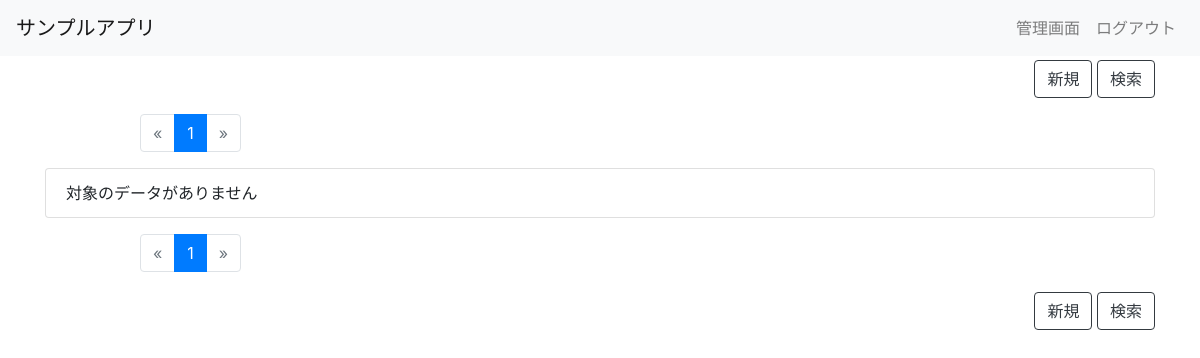
The page / (signed in) on the database as committed earlier.
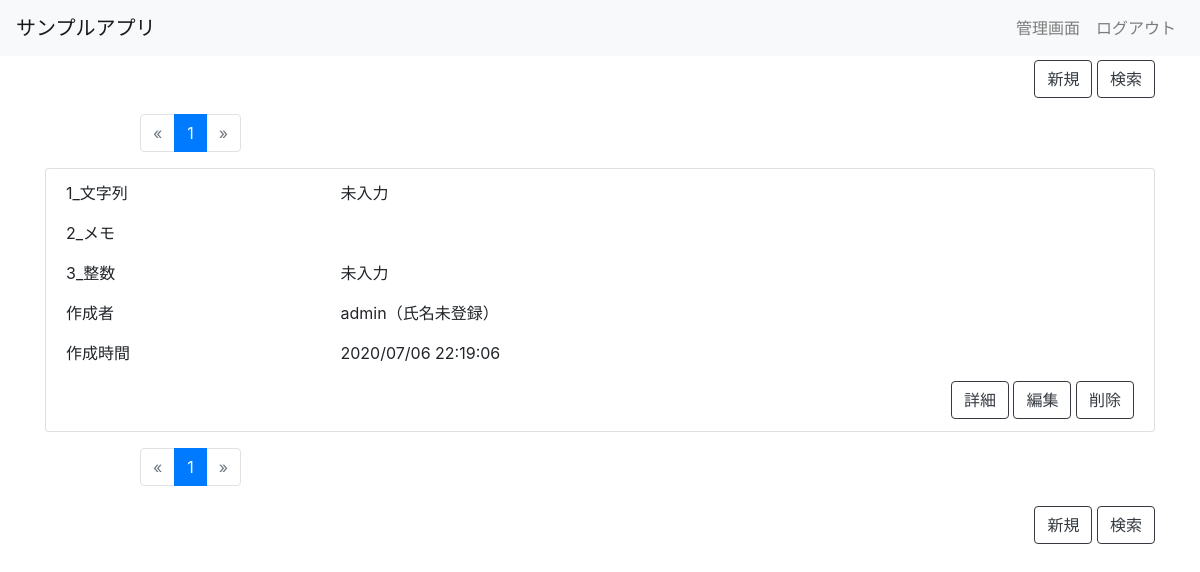
The same page on the database as committed later.
### app/models.py (models this page shows, shortened)
class Item(models.Model):
    sample_1 = models.CharField(
        verbose_name='サンプル項目1 文字列',
        max_length=20,
        blank=True,
        null=True,
    )
    sample_2 = models.TextField(
        verbose_name='サンプル項目2 メモ',
        blank=True,
        null=True,
    )
    sample_3 = models.IntegerField(
        verbose_name='サンプル項目3 整数',
        blank=True,
        null=True,
    )
    sample_4 = models.FloatField(
        verbose_name='サンプル項目4 浮動小数点',
        blank=True,
        null=True,
    )
    sample_5 = models.DecimalField(
        verbose_name='サンプル項目5 固定小数点',
        max_digits=5,
        decimal_places=2,
        blank=True,
        null=True,
    )
    sample_6 = models.BooleanField(
        verbose_name='サンプル項目6 ブール値',
    )
    sample_7 = models.DateField(
        verbose_name='サンプル項目7 日付',
        blank=True,
        null=True,
    )
    sample_8 = models.DateTimeField(
        verbose_name='サンプル項目8 日時',
        blank=True,
        null=True,
    )
    sample_9_choice = (
        (1, '選択１'),
        (2, '選択２'),
        (3, '選択３'),
    )
    sample_9 = models.IntegerField(
        verbose_name='サンプル項目9_選択肢（固定）',
        choices=sample_9_choice,
        blank=True,
        null=True,
    )
    sample_10 = models.ForeignKey(
        User,
        verbose_name='サンプル項目10_選択肢（マスタ連動）',
        blank=True,
        null=True,
        related_name='sample_10',
        on_delete=models.SET_NULL,
    )
    created_by = models.ForeignKey(
        User,
        verbose_name='作成者',
        blank=True,
        null=True,
        related_name='CreatedBy',
        on_delete=models.SET_NULL,
        editable=False,
    )
    created_at = models.DateTimeField(
        verbose_name='作成時間',
        blank=True,
        null=True,
        editable=False,
    )
    updated_by = models.ForeignKey(
        User,
        verbose_name='更新者',
        blank=True,
        null=True,
        related_name='UpdatedBy',
        on_delete=models.SET_NULL,
        editable=False,
    )
    updated_at = models.DateTimeField(
        verbose_name='更新時間',
        blank=True,
        null=True,
        editable=False,
    )
    class Meta:
        verbose_name = 'サンプル'
        verbose_name_plural = 'サンプル'

### users/models.py (models this page shows)
class User(AbstractUser):
    full_name = models.CharField(
        verbose_name='氏名',
        max_length=100,
        blank=True
    )
    is_staff = models.BooleanField(
        _('staff status'),
        default=True,
    )
    def get_full_name(self):
        if self.full_name:
            return self.full_name
        else:
            return self.username + '（氏名未登録）'
    def __str__(self):
        return self.get_full_name()

### app/views.py (the view)
# urls.py: path('', ItemFilterView.as_view(), name='index'),
class ItemFilterView(LoginRequiredMixin, FilterView):
    model = Item
    filterset_class = ItemFilterSet
    strict = False
    paginate_by = 10
    def get(self, request, **kwargs):
        if request.GET:
            request.session['query'] = request.GET
        else:
            request.GET = request.GET.copy()
            if 'query' in request.session.keys():
                for key in request.session['query'].keys():
                    request.GET[key] = request.session['query'][key]
        return super().get(request, **kwargs)
    def get_queryset(self):
        return Item.objects.all().order_by('-created_at')
    def get_context_data(self, *, object_list=None, **kwargs):
        return super().get_context_data(object_list=object_list, **kwargs)

### app/templates/app/item_filter.html (shortened to what this page needs)
{% extends "./_base.html" %}
{% block content %}
    {% load crispy_forms_tags %}
    <div class="container">
        <div class="row">
            <div class="col-12">
                <div class="float-right mt-1">
                    <a class="btn btn-outline-dark" href="{% url 'create' %}">新規</a>
                    <a class="btn btn-outline-dark" data-toggle="modal" data-target="#myModal" href="#">検索</a>
                </div>
            </div>
        </div>
        <div class="row mt-3">
            <div class="col-10 mx-auto">
                {% include "./_pagination.html" %}
            </div>
        </div>
        <div class="row">
            <div class="col-12">
                <ul class="list-group">
                    {% for item in item_list %}
                        <li class="list-group-item">
                            <div class="row">
                                <div class="col-5 col-sm-3">
                                    <p>1_文字列</p>
                                </div>
                                <div class="col-7 col-sm-9">
                                    <p>{{ item.sample_1|default_if_none:"未入力" }}</p>
                                </div>
                            </div>
                            <div class="row">
                                <div class="col-5 col-sm-3">
                                    <p>2_メモ</p>
                                </div>
                                <div class="col-7 col-sm-9">
                                </div>
                            </div>
                            <div class="row">
                                <div class="col-5 col-sm-3">
                                    <p>3_整数</p>
                                </div>
                                <div class="col-7 col-sm-9">
                                    <p>{{ item.sample_3|default_if_none:"未入力" }}</p>
                                </div>
                            </div>
                            <div class="row">
                                <div class="col-5 col-sm-3">
                                    <p>作成者</p>
                                </div>
                                <div class="col-7 col-sm-9">
                                    <p>{{ item.created_by.get_full_name }}</p>
                                </div>
                            </div>
                            <div class="row">
                                <div class="col-5 col-sm-3">
                                    <p>作成時間</p>
                                </div>
                                <div class="col-7 col-sm-9">
                                    <p>{{ item.created_at|date:"Y/m/d G:i:s" }}</p>
                                </div>
                            </div>
                            <div class="row">
                                <div class="col-12">
                                    <div class="float-right">
                                        <a class="btn btn-outline-dark " href="{% url 'detail' item.pk %}">詳細</a>
                                        <a class="btn btn-outline-dark " href="{% url 'update' item.pk %}">編集</a>
                                        <a class="btn btn-outline-dark " href="{% url 'delete' item.pk %}">削除</a>
                                    </div>
                                </div>
                            </div>
                        </li>
                    {% empty %}
                        <li class="list-group-item">
                            対象のデータがありません
                        </li>
                    {% endfor %}
                </ul>
            </div>
        </div>
        <div class="row mt-3">
            <div class="col-10 mx-auto">
                {% include "./_pagination.html" %}
            </div>
        </div>
        <div class="row">
            <div class="col-12">
                <div class="float-right mt-1 mb-3">
                    <a class="btn btn-outline-dark" href="{% url 'create' %}">新規</a>
                    <a class="btn btn-outline-dark" data-toggle="modal" data-target="#myModal" href="#">検索</a>
                </div>
            </div>
        </div>
    </div>
{% endblock %}

### app/templates/app/_base.html (shortened to what this page needs)
{% load static %}
<!DOCTYPE html>
<html lang="ja">
<head>
    <link href="https://maxcdn.bootstrapcdn.com/bootstrap/4.0.0/css/bootstrap.min.css" rel="stylesheet"
>
    <link rel="stylesheet"
          href="https://cdnjs.cloudflare.com/ajax/libs/bootstrap-datepicker/1.8.0/css/bootstrap-datepicker.min.css">
    <link href="{% static "app/css/app.css" %}" rel="stylesheet">
</head>
<body>
<nav class="navbar navbar-expand-md navbar-light bg-light ">
    <a class="navbar-brand" href="#">サンプルアプリ</a>
    <div class="collapse navbar-collapse justify-content-end" id="Navber">
        <ul class="navbar-nav">
            <li class="nav-item">
                <a class="nav-link" href="{% url 'admin:index' %}">管理画面</a>
            </li>
        </ul>
        <ul class="navbar-nav">
            <li class="nav-item">
                <a class="nav-link" href="{% url 'admin:logout' %}">ログアウト</a>
            </li>
        </ul>
    </div>
</nav>
{% block content %}
{% endblock %}
</body>
</html>

### app/templates/app/_pagination.html (shortened to what this page needs)
{% load item_extras %}
<ul class="pagination">
    {% if page_obj.has_previous %}
        <li class="page-item pagination-prev">
            <a class="page-link" href="?{% url_replace request 'page' page_obj.previous_page_number %}">&laquo;</a>
        </li>
    {% else %}
        <li class="disabled page-item pagination-next">
            <span class="page-link">&laquo;</span>
        </li>
    {% endif %}
    {% for page in page_obj.paginator.page_range %}
        {% if page %}
            {% ifequal page page_obj.number %}
                <li class="active page-item">
                    <span class="page-link">{{ page }}
                    </span>
                </li>
            {% else %}
                <li class="page-item">
                    <a class="page-link" href="?{% url_replace request 'page' page %}">{{ page }}</a>
                </li>
            {% endifequal %}
        {% endif %}
    {% endfor %}
    {% if page_obj.has_next %}
        <li class="page-item pagination-next">
            <a class="page-link" href="?{% url_replace request 'page' page_obj.next_page_number %}">&raquo;</a>
        </li>
    {% else %}
        <li class="disabled page-item pagination-next">
            <span class="page-link ">&raquo;</span>
        </li>
    {% endif %}
</ul>

Rows that differ between the two databases and show on the page:
added Item: sample_1 "未入力", sample_3 "未入力", created_by.get_full_name "admin（氏名未登録）", created_at "2020/07/06 22:19:06"
Other text that changed with them:
text no longer shown: "対象のデータがありません"
